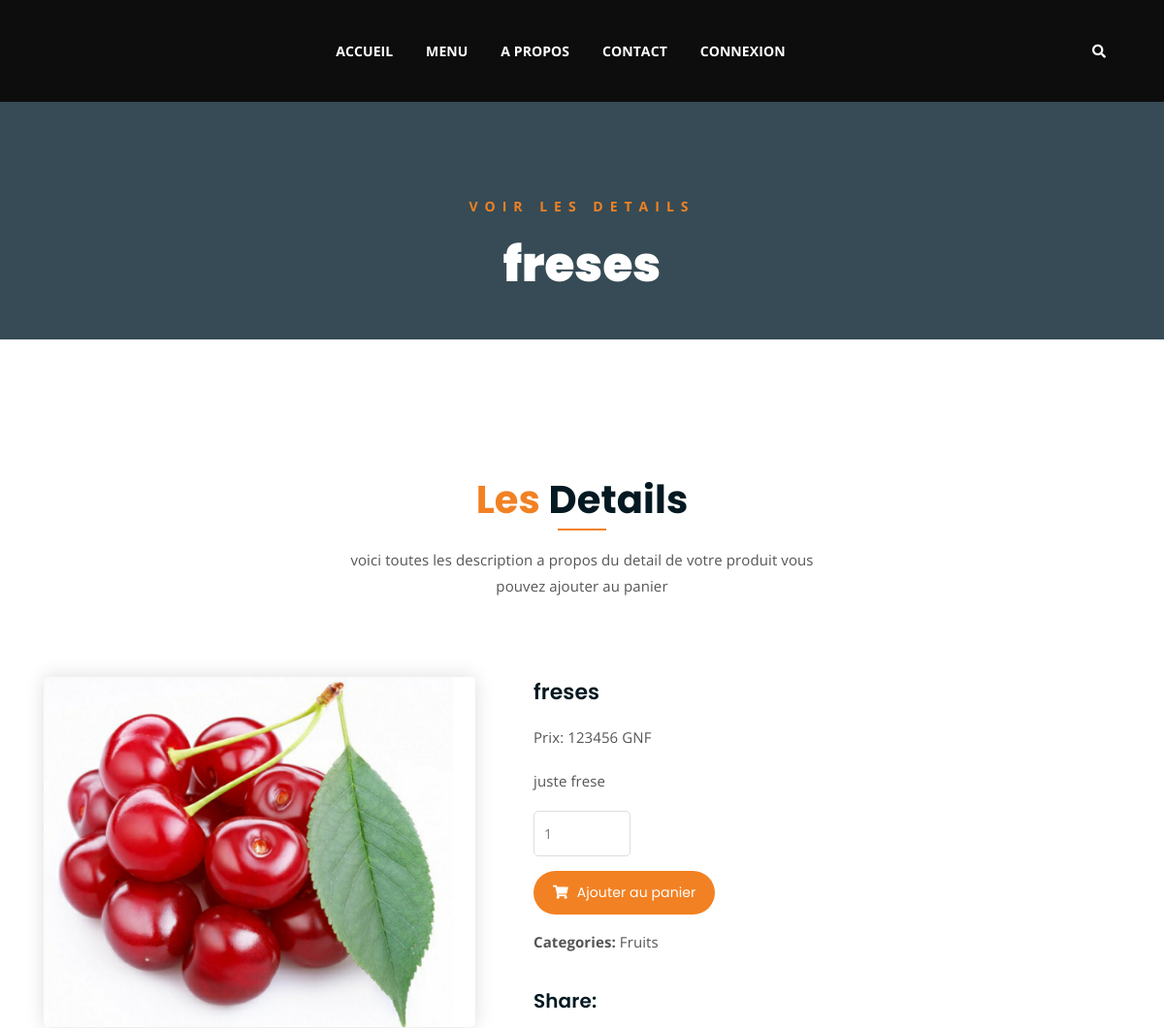
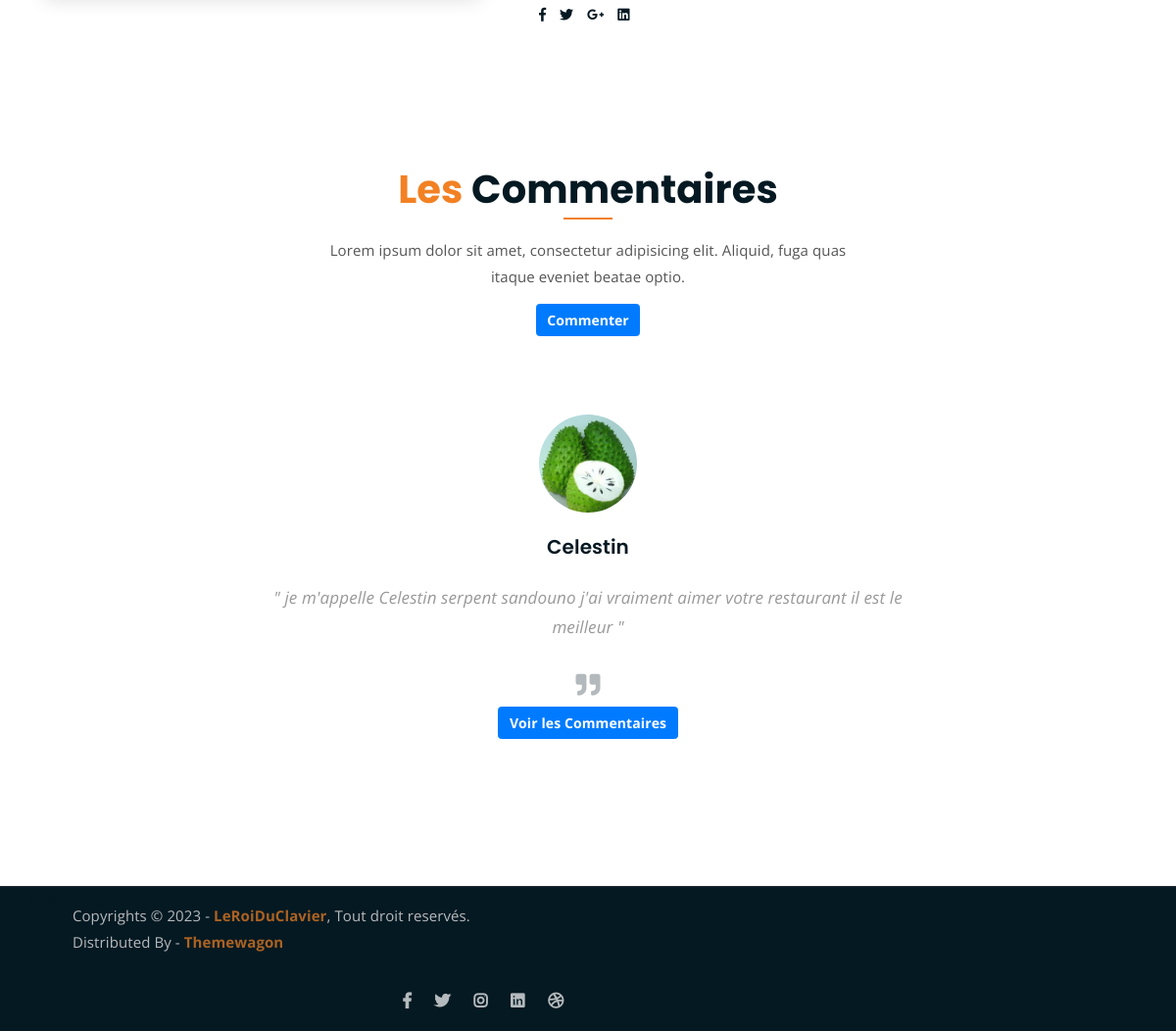
The app's page /detail_produit/2/ with its own data (2 pictures, top to bottom).
### gestion_produit/models.py (models this page shows, shortened)
class Produits(models.Model):
    nom = models.CharField(max_length=50)
    description = models.TextField()
    prix = models.PositiveIntegerField()
    image = models.ImageField(upload_to='%Y/%m/%d',blank=True,null=True)
    date = models.DateField(auto_now=True)
    categorie = models.ForeignKey(Categorie, on_delete=models.CASCADE)
    class Meta:
        verbose_name=("Produits")
        verbose_name_plural=("Produits")

class Categorie(models.Model):
    nom_categorie = models.CharField(max_length=50)
    class Meta:
        verbose_name=("Categorie")
        verbose_name_plural=("Categories")
    def __str__(self):
        return self.nom_categorie

class Commentaires(models.Model):
    message = models.TextField(null=True)
    date = models.DateField(auto_now_add=True)
    userP = models.ForeignKey(AUTH_USER_MODEL,on_delete=models.CASCADE)
    class Meta:
        verbose_name = ('Commentaire')
        verbose_name_plural = ('commenamentaire')

### gestion_compte/models.py (models this page shows)
class utilisateurs(AbstractUser):
    phone = models.CharField(max_length=13,unique=True,null=True,blank=True)
    profile=models.ImageField(upload_to='profile/',null=True,blank=True)

### gestion_produit/views.py (the view)
def detail_produit(request,my_id):
    var = get_object_or_404(Produits,pk=my_id)
    contexte = {'var':var}
    return render(request,'gestion_produit/single-product.html',contexte)

### gestion_produit/context_proccessor.py (called while the page is built)
def cart(request):
    if request.user.is_authenticated:
        cart = Card.objects.get(user = request.user)
        nb = cart.orders.count()
    else:
        nb =0
    context={"nb":nb}# tout les elements de notre panier
    return context

def commentaire(request):
    if request.method == 'POST':
        msg = request.POST.get('message')
        com = Commentaires.objects.create(
            message=msg,
            userP=request.user)
        com.save()
    comment = Commentaires.objects.all()
    context = {'comment':comment}
    return context

### gestion_produit/templates/gestion_produit/single-product.html
{% load static %}
{% block header %}
	{% include "header.html" %}
{% endblock %}
<div class="breadcrumb-section breadcrumb-bg" style="height: 5px;" >
	<div class="container">
		<div class="row">
			<div class="col-lg-8 offset-lg-2 text-center">
				<div class="breadcrumb-text">
					<p>Voir les details</p>
					<h1>{{var.nom}}</h1>
				</div>
			</div>
		</div>
	</div>
</div>
<div class="single-product mt-150 mb-150">
	<div class="container">
		<div class="row">
			<div class="col-lg-8 offset-lg-2 text-center">
				<div class="section-title">
					<h3><span class="orange-text">Les</span> Details</h3>
					<p>voici toutes les description a propos du detail de votre produit vous pouvez ajouter au panier </p>
				</div>
			</div>
		</div>
		<div class="row">
			<div class="col-md-5">
				<div class="single-product-img">
					<a href="{% url 'detail_produit' var.id %}"><img src="{{ var.image.url }}" alt="{{var.nom}}" ></a>
				</div>
			</div>
			<div class="col-md-7">
				<div class="single-product-content">
					<h3> {{var.nom}} </h3>
					<p class="singlsingle-product-pricing">Prix: {{var.prix}} GNF</p>
					<p>{{var.description}} </p>
					<div class="single-product-form">
						<form action="index.html">
							<input type="number" placeholder="1">
						</form>
						<a href="{% url 'add_to_card' var.id %}" class="cart-btn"><i class="fas fa-shopping-cart"></i> Ajouter au panier</a>
						<p><strong>Categories: </strong>{{ var.categorie }}</p>
					</div>
					<h4>Share:</h4>
					<ul class="product-share">
						<li><a href=""><i class="fab fa-facebook-f"></i></a></li>
						<li><a href=""><i class="fab fa-twitter"></i></a></li>
						<li><a href=""><i class="fab fa-google-plus-g"></i></a></li>
						<li><a href=""><i class="fab fa-linkedin"></i></a></li>
					</ul>
				</div>
			</div>
		</div>
	</div>
</div>
{% block footer %}
	{% include "footer.html" %}
{% endblock %}

### templates/header.html (shortened to what this page needs)
{% load static %}
{% block header %}
<!DOCTYPE html>
<html lang="en">
	<head>
		<link rel="stylesheet" href="{% static 'gestion_produit/assets/css/all.min.css' %} ">
		<link rel="stylesheet" href=" {% static 'gestion_produit/assets/bootstrap/css/bootstrap.min.css' %} ">
		<link rel="stylesheet" href=" {% static 'gestion_produit/assets/css/owl.carousel.css' %} ">
		<link rel="stylesheet" href=" {% static 'gestion_produit/assets/css/magnific-popup.css' %} ">
		<link rel="stylesheet" href="{% static 'gestion_produit/assets/css/animate.css' %}">
		<link rel="stylesheet" href="{% static 'gestion_produit/assets/css/meanmenu.min.css' %}">
		<link rel="stylesheet" href="{% static 'gestion_produit/assets/css/main.css' %}">
		<link rel="stylesheet" href="{% static 'gestion_produit/assets/css/responsive.css' %}">
	</head>
<body>
	<div class="top-header-area" id="sticker" style="background-color: rgb(14, 13, 13);">
		<div class="container">
			<div class="row">
				<div class="col-lg-12 col-sm-12 text-center">
					<div class="main-menu-wrap">
						<nav class="main-menu">
							<ul>
								<li class="active "><a href="{% url 'list_menu' %}" >ACCUEIL</a>
								</li>
								<li class=""><a href="{% url 'all_products' %}">MENU</a>
								</li>
								<li class=""><a href="{% url 'apropos' %}">A PROPOS</a>
								</li>
								<li class=""><a href="{% url 'contact' %}">CONTACT</a></li>
								{% if not user.is_authenticated %}
								<li class=" "><a href="#">CONNEXION</a>
								</li>
								{% else %}
								<li class=" "><a href="{% url 'logout' %}">DECONNEXION</a></li>
								{% endif %}
								<li>
									<div class="header-icons">
										<a class="mobile-hide search-bar-icon" href="#"><i class="fas fa-search"></i></a>
									</div>
								</li>
							</ul>
						</nav>
					</div>
				</div>
			</div>
		</div>
	</div>
	{% endblock %}

### templates/footer.html (shortened to what this page needs)
{% load static %}
{% block footer %}
<div class="testimonail-section mt-150 mb-150">
	<div class="container">
		<div class="row">
			<div class="col-lg-8 offset-lg-2 text-center">
				<div class="section-title">
					<h3><span class="orange-text">Les</span> Commentaires</h3>
					<p>Lorem ipsum dolor sit amet, consectetur adipisicing elit. Aliquid, fuga quas itaque eveniet beatae optio.</p>
					<div style="display: flex; justify-content: center;">
						<button type="text" style="display: block;" class="btn btn-primary font-weight-bold mt-3" id="commenter">Commenter</button>
					</div>
				</div>
			</div>
		</div>
		<div class="row">
			<div class="col-lg-10 offset-lg-1 text-center">
				<div class="testimonial-sliders">
					{% for commentaire in comment %}
					<div class="single-testimonial-slider">
						<div class="client-avater">
							{% if commentaire.userP.profile %}
							<img src="{{ commentaire.userP.profile.url }}" alt="">
							{% else %}
							<img src="media/img/avatar.jpg" alt="">
							{% endif %}
						</div>
						<div class="client-meta">
							<h3>{{ commentaire.userP.username }}</h3>
							<p class="testimonial-body">
								" {{ commentaire.message }} "
							</p>
							<div class="last-icon">
								<i class="fas fa-quote-right"></i>
							</div>
						</div>
					</div>
					{% endfor %}
				</div>
			</div>
		</div>
		<p style="display: flex; justify-content: center;">
			<a href="" class="btn btn-primary" style="font-weight: bold;">Voir les Commentaires</a>
		</p>
	</div>
</div>
	<div class="copyright">
		<div class="container">
			<div class="row">hide
				<div class="col-lg-6 col-md-12">
					<p>Copyrights &copy; 2023 - <a href="https://imransdesign.com/">LeRoiDuClavier</a>,  Tout droit reservés.<br>
						Distributed By - <a href="https://themewagon.com/">Themewagon</a>
					</p>
				</div>
				<div class="col-lg-6 text-right col-md-12">
					<div class="social-icons">
						<ul>
							<li><a href="#" target="_blank"><i class="fab fa-facebook-f"></i></a></li>
							<li><a href="#" target="_blank"><i class="fab fa-twitter"></i></a></li>
							<li><a href="#" target="_blank"><i class="fab fa-instagram"></i></a></li>
							<li><a href="#" target="_blank"><i class="fab fa-linkedin"></i></a></li>
							<li><a href="#" target="_blank"><i class="fab fa-dribbble"></i></a></li>
						</ul>
					</div>
				</div>
			</div>
		</div>
	</div>
</body>
</html>
{% endblock  %}

### records on screen
Produits: nom "freses", image (picture), prix "123456", description "juste frese", categorie "Fruits"
Commentaires: userP.profile (picture), userP.username "Celestin", message "je m'appelle Celestin serpent sandouno j'ai vraiment aimer votre restaurant il est le meilleur"
